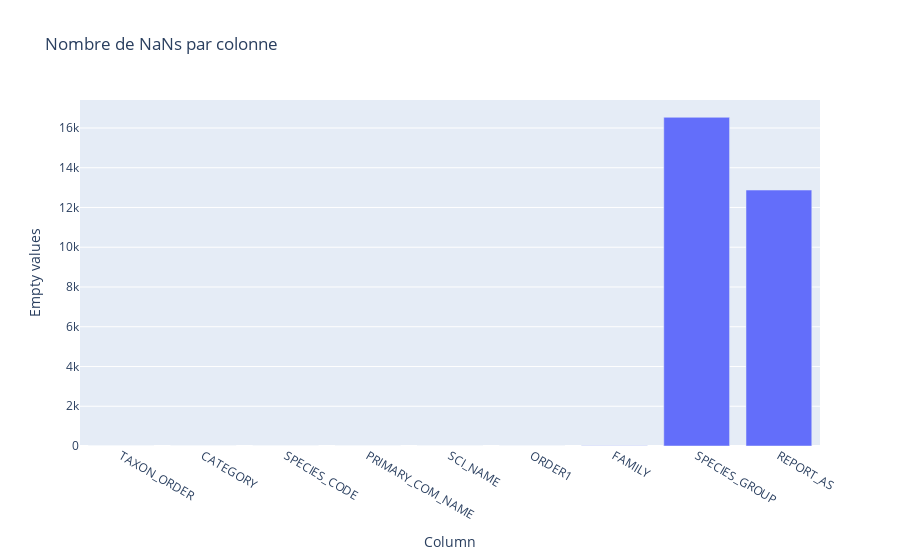

The cell this chart's notebook holds for it:
### Markdown cell above
#### Check of data consistency

### Code cell
nans_per_column = df_birds.isna().sum().reset_index()
nans_per_column.columns = ['Column', 'Empty values']

fig = px.bar(nans_per_column, x='Column', y='Empty values', title='Nombre de NaNs par colonne')
fig.show()

### Figure 1 — Plotly figure (JSON) as saved in the notebook; plotly's stock layout.template omitted (floating-point values rounded to 4 significant figures)
{"data": [{"alignmentgroup": "True", "hovertemplate": "Column=%{x}<br>Empty values=%{y}<extra></extra>", "legendgroup": "", "marker": {"color": "#636efa", "pattern": {"shape": ""}}, "name": "", "offsetgroup": "", "orientation": "v", "showlegend": false, "textposition": "auto", "type": "bar", "x": ["TAXON_ORDER", "CATEGORY", "SPECIES_CODE", "PRIMARY_COM_NAME", "SCI_NAME", "ORDER1", "FAMILY", "SPECIES_GROUP", "REPORT_AS"], "xaxis": "x", "y": [0, 0, 0, 0, 0, 2, 13, 16537, 12877], "yaxis": "y"}], "layout": {"barmode": "relative", "legend": {"tracegroupgap": 0}, "title": {"text": "Nombre de NaNs par colonne"}, "xaxis": {"anchor": "y", "domain": [0, 1], "title": {"text": "Column"}}, "yaxis": {"anchor": "x", "domain": [0, 1], "title": {"text": "Empty values"}}}}
